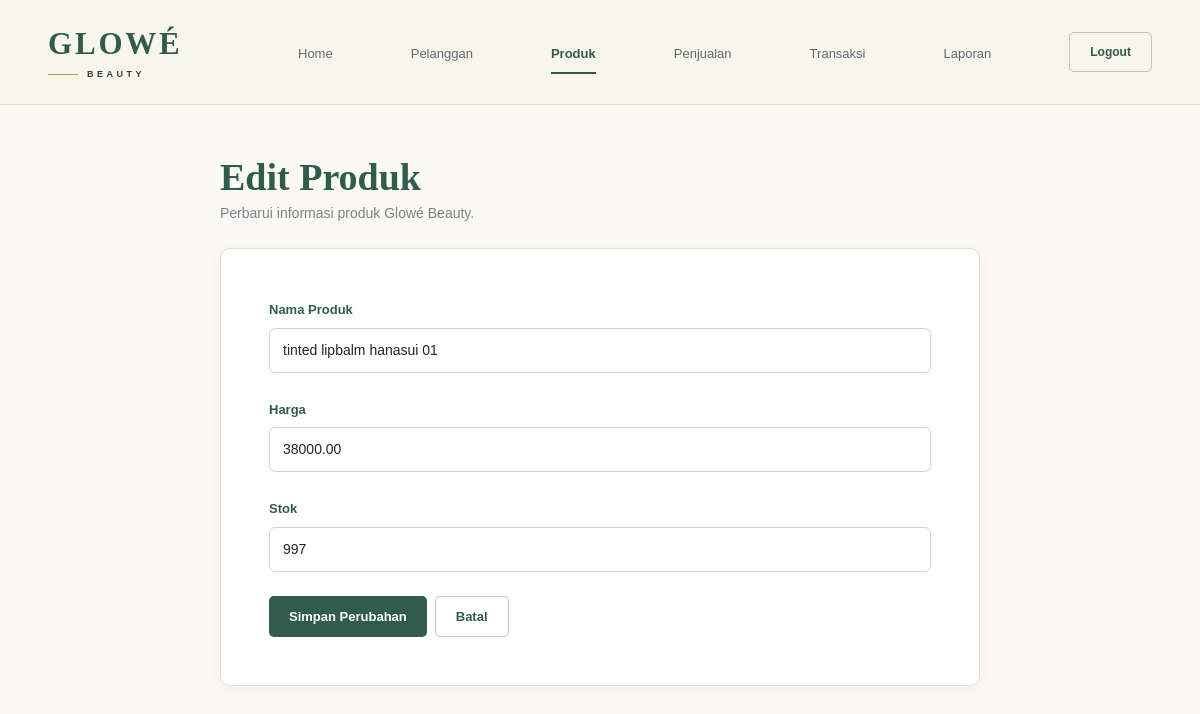
Page /admin/edit_produk.php?id=3 on the committed database.
### tables this page shows
CREATE TABLE `produk` (
  `id_produk` int(11) NOT NULL,
  `nama_produk` varchar(100) NOT NULL,
  `harga` decimal(10,2) NOT NULL,
  `stok` int(255) NOT NULL
);

### admin/edit_produk.php (the view, shortened to what this page needs)
<?php
include '../koneksi.php';
$id = (int) $_GET['id'];
$data = mysqli_query($koneksi, "
    SELECT * FROM produk
    WHERE id_produk = '$id'
");
$row = mysqli_fetch_assoc($data);
?>
<!DOCTYPE html>
<html lang="id">
<head>
<link
href="https://cdn.jsdelivr.net/npm/bootstrap@5.3.3/dist/css/bootstrap.min.css"
rel="stylesheet">
</head>
<body>
<nav class="navbar">
<div class="container-fluid px-lg-5">
<div class="navbar-inner">
<a href="index.php" class="logo">
    <div class="logo-main">
        GLOWÉ
    </div>
    <div class="logo-bottom">
        <div class="logo-line"></div>
        <div class="logo-sub">
            BEAUTY
        </div>
    </div>
</a>
<div class="nav-menu">
    <a href="index.php"
       class="nav-link-custom">
        Home
    </a>
    <a href="pelanggan.php"
       class="nav-link-custom">
        Pelanggan
    </a>
    <a href="produk.php"
       class="nav-link-custom active">
        Produk
    </a>
    <a href="penjualan.php"
       class="nav-link-custom">
        Penjualan
    </a>
    <a href="transaksi.php"
       class="nav-link-custom">
        Transaksi
    </a>
    <a href="laporan.php"
       class="nav-link-custom">
        Laporan
    </a>
    <a href="../logout.php"
       class="logout"
       onclick="return confirm('Yakin ingin logout?')">
        Logout
    </a>
</div>
</div>
</div>
</nav>
<div class="page">
<div class="mb-4">
    <h1 class="title mb-1">
        Edit Produk
    </h1>
    <p class="subtitle mb-0">
        Perbarui informasi produk Glowé Beauty.
    </p>
</div>
<div class="card">
<div class="card-body p-4 p-md-5">
<form method="POST">
    <div class="mb-4">
        <label class="form-label">
            Nama Produk
        </label>
        <input
            type="text"
            name="nama_produk"
            class="form-control"
            value="<?= htmlspecialchars($row['nama_produk']); ?>"
            required
        >
    </div>
    <div class="mb-4">
        <label class="form-label">
            Harga
        </label>
        <input
            type="number"
            name="harga"
            class="form-control"
            value="<?= $row['harga']; ?>"
            min="0"
            required
        >
    </div>
    <div class="mb-4">
        <label class="form-label">
            Stok
        </label>
        <input
            type="number"
            name="stok"
            class="form-control"
            value="<?= $row['stok']; ?>"
            min="0"
            required
        >
    </div>
    <div class="d-flex gap-2">
        <button
            type="submit"
            name="update"
            class="btn-simpan">
            Simpan Perubahan
        </button>
        <a
            href="produk.php"
            class="btn-batal">
            Batal
        </a>
    </div>
</form>
</div>
</div>
</div>
</body>
</html>

### admin/edit_produk.php (style rules this page uses)
:root { --ivory:#F8F5ED; --green:#315C4D; --mustard:#B79A55; --line:#E3DED2; --text:#354044; }
body { background:#FAF9F5; color:var(--text); font-family:Arial,sans-serif; }
.navbar { background:var(--ivory); border-bottom:1px solid var(--line); }
.navbar-inner { min-height:88px; display:flex; align-items:center; width:100%; }
.logo { text-decoration:none; display:flex; flex-direction:column; line-height:1; min-width:185px; flex-shrink:0; }
.logo-main { color:var(--green); font:600 31px Georgia,serif; letter-spacing:2.8px; }
.logo-bottom { display:flex; align-items:center; margin-top:8px; }
.logo-line { width:30px; height:1px; background:var(--mustard); margin-right:9px; }
.logo-sub { color:var(--text); font-size:9px; font-weight:700; letter-spacing:3.5px; }
.nav-menu { flex:1; display:flex; align-items:center; justify-content:space-between; margin-left:55px; }
.nav-link-custom { position:relative; color:#606A6D; text-decoration:none; font-size:13px; font-weight:500; padding:34px 10px 31px; white-space:nowrap; }
.nav-link-custom:hover, .nav-link-custom.active { color:var(--green); }
.nav-link-custom.active { font-weight:700; }
.nav-link-custom.active:after { content:""; position:absolute; left:10px; right:10px; bottom:20px; height:2px; background:var(--green); }
.logout { color:var(--green); border:1px solid #B8C8C0; border-radius:5px; padding:10px 20px; text-decoration:none; font-size:12px; font-weight:700; margin-left:10px; }
.page { max-width:800px; margin:auto; padding:50px 20px; }
.title { color:var(--green); font:600 38px Georgia,serif; }
.subtitle { color:#7A8384; font-size:14px; }
.card { border:1px solid var(--line); border-radius:10px; box-shadow:0 3px 15px rgba(0,0,0,.04); background:white; }
.form-label { color:var(--green); font-size:13px; font-weight:600; }
.form-control { border:1px solid #D8D4CA; border-radius:6px; padding:11px 13px; font-size:14px; }
.btn-simpan { background:var(--green); color:white; border:none; padding:10px 20px; border-radius:5px; font-size:13px; font-weight:600; }
.btn-batal { color:var(--green); background:white; border:1px solid #B8C8C0; padding:10px 20px; border-radius:5px; text-decoration:none; font-size:13px; font-weight:600; }

### rows in the picture
produk: nama_produk "tinted lipbalm hanasui 01", harga "38000.00", stok "997"
